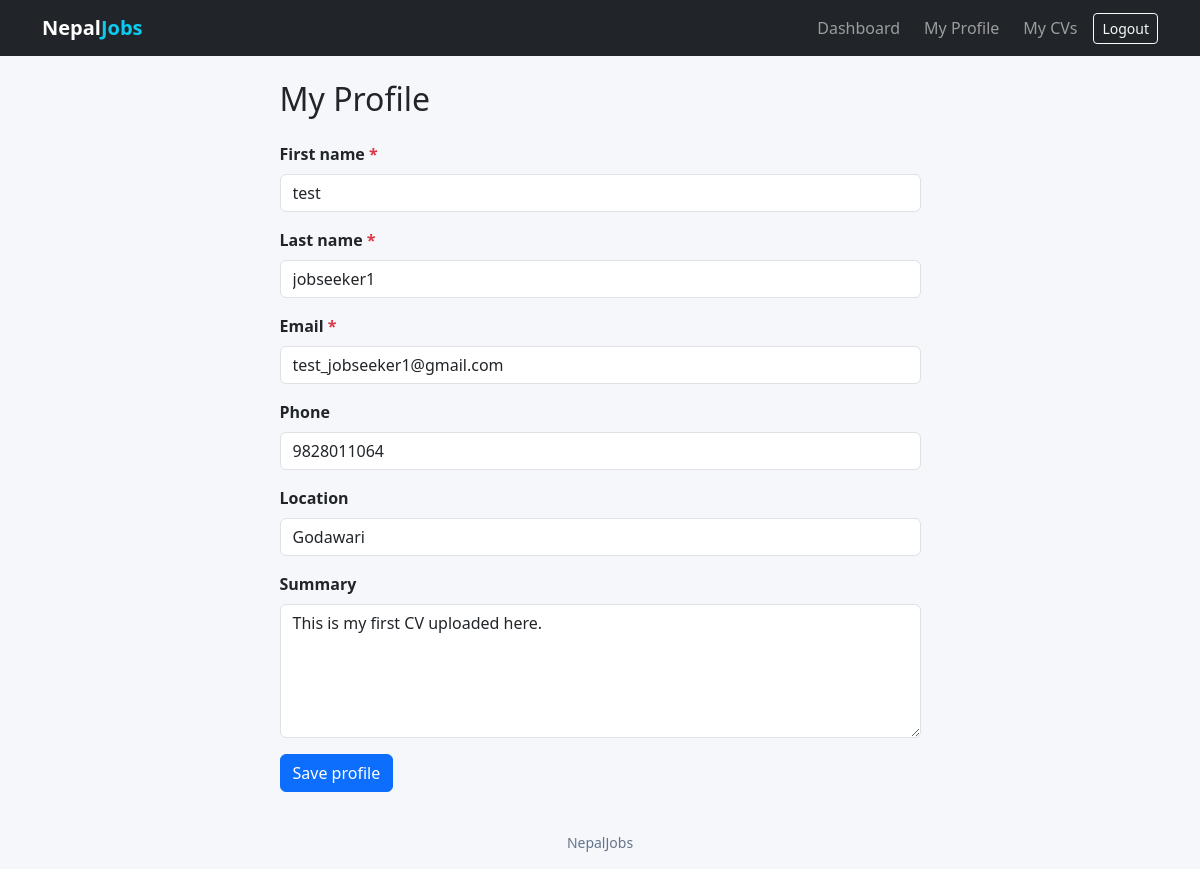
Page /accounts/profile/edit/ (signed in) on the committed database.
### accounts/models.py (models this page shows, shortened)
class User(AbstractUser):
    class Role(models.TextChoices):
        JOBSEEKER = "jobseeker", "Jobseeker"
        EMPLOYER = "employer", "Employer"
    email = models.EmailField(unique=True)
    role = models.CharField(max_length=10, choices=Role.choices, default=Role.JOBSEEKER)
    @property
    def is_jobseeker(self):
        return self.role == self.Role.JOBSEEKER

class JobseekerProfile(models.Model):
    user = models.OneToOneField(User, on_delete=models.CASCADE, related_name="jobseeker_profile")
    phone = models.CharField(max_length=20, blank=True)
    location = models.CharField(max_length=100, blank=True)
    summary = models.TextField(blank=True)
    skills = models.ManyToManyField("Skill", blank=True, related_name="jobseekers")

### accounts/views.py (the view)
# urls.py: path("profile/edit/", views.profile_edit, name="profile_edit"),
@jobseeker_required
def profile_edit(request):
    profile = request.user.jobseeker_profile
    form = JobseekerProfileForm(request.POST or None, instance=profile)
    if request.method == "POST" and form.is_valid():
        form.save()
        messages.success(request, "Profile updated.")
        return redirect("profile")
    return render(request, "accounts/profile_edit.html", {"form": form})

### accounts/forms.py (shortened to what this page needs)
class JobseekerProfileForm(BootstrapFormMixin, forms.ModelForm):
    first_name = forms.CharField(max_length=150)
    last_name = forms.CharField(max_length=150)
    email = forms.EmailField()
    class Meta:
        model = JobseekerProfile
        fields = ("first_name", "last_name", "email", "phone", "location", "summary")
        widgets = {"summary": forms.Textarea(attrs={"rows": 5})}
    def __init__(self, *args, **kwargs):
        super().__init__(*args, **kwargs)
        user = self.instance.user
        self.initial.update({
            "first_name": user.first_name,
            "last_name": user.last_name,
            "email": user.email,
        })

### templates/accounts/profile_edit.html (shortened to what this page needs)
{% extends 'base.html' %}
{% block content %}
<div class="row justify-content-center">
  <div class="col-md-7">
    <h2 class="mb-4">My Profile</h2>
    <form method="post">
      {% include 'includes/form_fields.html' %}
      <button class="btn btn-primary" type="submit">Save profile</button>
    </form>
  </div>
</div>
{% endblock %}

### templates/includes/form_fields.html (shortened to what this page needs)
{% for field in form %}
  {% if field.widget_type == 'checkbox' %}
    <div class="form-check mb-3">
      {{ field }}
      <label class="form-check-label" for="{{ field.id_for_label }}">{{ field.label }}</label>
      {% for error in field.errors %}<div class="text-danger small mt-1">{{ error }}</div>{% endfor %}
    </div>
  {% else %}
    <div class="mb-3">
      <label for="{{ field.id_for_label }}" class="form-label fw-semibold">
        {{ field.label }}{% if field.field.required %} <span class="text-danger">*</span>{% endif %}
      </label>
      {{ field }}
    </div>
  {% endif %}
{% endfor %}

### static/css/styles.css (style rules this page uses)
:root { --nj-dark: #0f172a; --nj-bg: #f5f7fb; --nj-muted: #64748b; }
body { background: var(--nj-bg); }

### rows in the picture
User: form "test" "jobseeker1" "test_jobseeker1@gmail.com"
JobseekerProfile: form "9828011064" "Godawari" "This is my first CV uploaded here."

### other values in the picture
{{ field.label }} "First name" "Last name" "Email" "Phone" "Location" "Summary"
